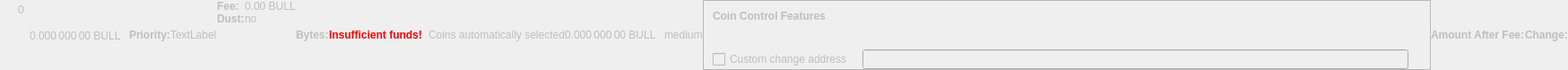
    <widget class="QWidget" name="dummyHideWidget" native="true">
     <property name="enabled">
      <bool>false</bool>
     </property>
     <property name="maximumSize">
      <size>
       <width>100</width>
       <height>22</height>
      </size>
     </property>
     <layout class="QHBoxLayout" name="dummyHideLayout">
      <property name="spacing">
       <number>0</number>
      </property>
      <property name="leftMargin">
       <number>0</number>
      </property>
      <property name="topMargin">
       <number>0</number>
      </property>
      <property name="rightMargin">
       <number>0</number>
      </property>
      <property name="bottomMargin">
       <number>0</number>
      </property>
      <item>
       <layout class="QFormLayout" name="formLayoutCoinControl1">
        <property name="horizontalSpacing">
         <number>10</number>
        </property>
        <property name="verticalSpacing">
         <number>14</number>
        </property>
        <property name="leftMargin">
         <number>10</number>
        </property>
        <property name="topMargin">
         <number>4</number>
        </property>
        <property name="rightMargin">
         <number>6</number>
        </property>
        <item row="0" column="1">
         <widget class="QLabel" name="labelCoinControlBytes">
          <property name="cursor">
           <cursorShape>IBeamCursor</cursorShape>
          </property>
          <property name="contextMenuPolicy">
           <enum>Qt::ActionsContextMenu</enum>
          </property>
          <property name="text">
           <string notr="true">0</string>
          </property>
          <property name="textInteractionFlags">
           <set>Qt::LinksAccessibleByMouse|Qt::TextSelectableByKeyboard|Qt::TextSelectableByMouse</set>
          </property>
         </widget>
        </item>
       </layout>
      </item>
      <item>
       <widget class="QLabel" name="labelCoinControlAfterFee">
        <property name="enabled">
         <bool>false</bool>
        </property>
        <property name="sizePolicy">
         <sizepolicy hsizetype="Fixed" vsizetype="Fixed">
          <horstretch>0</horstretch>
          <verstretch>0</verstretch>
         </sizepolicy>
        </property>
        <property name="minimumSize">
         <size>
          <width>111</width>
          <height>12</height>
         </size>
        </property>
        <property name="maximumSize">
         <size>
          <width>111</width>
          <height>12</height>
         </size>
        </property>
        <property name="cursor">
         <cursorShape>IBeamCursor</cursorShape>
        </property>
        <property name="contextMenuPolicy">
         <enum>Qt::ActionsContextMenu</enum>
        </property>
        <property name="text">
         <string notr="true">0.000 000 00 BULL</string>
        </property>
        <property name="textInteractionFlags">
         <set>Qt::LinksAccessibleByMouse|Qt::TextSelectableByKeyboard|Qt::TextSelectableByMouse</set>
        </property>
       </widget>
      </item>
      <item>
       <widget class="QLabel" name="labelCoinControlPriorityText">
        <property name="enabled">
         <bool>false</bool>
        </property>
        <property name="font">
         <font>
          <weight>75</weight>
          <bold>true</bold>
         </font>
        </property>
        <property name="text">
         <string>Priority:</string>
        </property>
       </widget>
      </item>
      <item>
       <layout class="QHBoxLayout" name="horizontalLayout">
        <item>
         <widget class="QLabel" name="WarningLabel">
          <property name="text">
           <string>TextLabel</string>
          </property>
         </widget>
        </item>
       </layout>
      </item>
      <item>
       <layout class="QFormLayout" name="formLayoutCoinControl3">
        <property name="horizontalSpacing">
         <number>0</number>
        </property>
        <property name="verticalSpacing">
         <number>0</number>
        </property>
        <property name="leftMargin">
         <number>0</number>
        </property>
        <property name="topMargin">
         <number>0</number>
        </property>
        <property name="rightMargin">
         <number>0</number>
        </property>
        <item row="0" column="0">
         <widget class="QLabel" name="labelCoinControlFeeText">
          <property name="enabled">
           <bool>false</bool>
          </property>
          <property name="font">
           <font>
            <weight>75</weight>
            <bold>true</bold>
           </font>
          </property>
          <property name="text">
           <string>Fee:</string>
          </property>
          <property name="margin">
           <number>0</number>
          </property>
         </widget>
        </item>
        <item row="0" column="1">
         <widget class="QLabel" name="labelCoinControlFee">
          <property name="enabled">
           <bool>false</bool>
          </property>
          <property name="cursor">
           <cursorShape>IBeamCursor</cursorShape>
          </property>
          <property name="contextMenuPolicy">
           <enum>Qt::ActionsContextMenu</enum>
          </property>
          <property name="text">
           <string notr="true">0.00 BULL</string>
          </property>
          <property name="textInteractionFlags">
           <set>Qt::LinksAccessibleByMouse|Qt::TextSelectableByKeyboard|Qt::TextSelectableByMouse</set>
          </property>
         </widget>
        </item>
        <item row="1" column="0">
         <widget class="QLabel" name="labelCoinControlLowOutputText">
          <property name="enabled">
           <bool>false</bool>
          </property>
          <property name="font">
           <font>
            <weight>75</weight>
            <bold>true</bold>
           </font>
          </property>
          <property name="text">
           <string>Dust:</string>
          </property>
         </widget>
        </item>
        <item row="1" column="1">
         <widget class="QLabel" name="labelCoinControlLowOutput">
          <property name="enabled">
           <bool>false</bool>
          </property>
          <property name="cursor">
           <cursorShape>IBeamCursor</cursorShape>
          </property>
          <property name="contextMenuPolicy">
           <enum>Qt::ActionsContextMenu</enum>
          </property>
          <property name="text">
           <string>no</string>
          </property>
          <property name="textInteractionFlags">
           <set>Qt::LinksAccessibleByMouse|Qt::TextSelectableByKeyboard|Qt::TextSelectableByMouse</set>
          </property>
         </widget>
        </item>
       </layout>
      </item>
      <item>
       <widget class="QLabel" name="labelCoinControlBytesText">
        <property name="enabled">
         <bool>false</bool>
        </property>
        <property name="font">
         <font>
          <weight>75</weight>
          <bold>true</bold>
         </font>
        </property>
        <property name="text">
         <string>Bytes:</string>
        </property>
       </widget>
      </item>
      <item>
       <layout class="QFormLayout" name="formLayoutCoinControl2">
        <property name="horizontalSpacing">
         <number>0</number>
        </property>
        <property name="verticalSpacing">
         <number>0</number>
        </property>
        <property name="leftMargin">
         <number>0</number>
        </property>
        <property name="topMargin">
         <number>0</number>
        </property>
        <property name="rightMargin">
         <number>0</number>
        </property>
       </layout>
      </item>
      <item>
       <layout class="QHBoxLayout" name="horizontalLayoutCoinControl2">
        <property name="spacing">
         <number>0</number>
        </property>
        <property name="bottomMargin">
         <number>0</number>
        </property>
       </layout>
      </item>
      <item>
       <widget class="QLabel" name="labelCoinControlInsuffFunds">
        <property name="enabled">
         <bool>false</bool>
        </property>
        <property name="minimumSize">
         <size>
          <width>0</width>
          <height>0</height>
         </size>
        </property>
        <property name="font">
         <font>
          <weight>75</weight>
          <bold>true</bold>
         </font>
        </property>
        <property name="styleSheet">
         <string notr="true">color:red;font-weight:bold;</string>
        </property>
        <property name="text">
         <string>Insufficient funds!</string>
        </property>
        <property name="margin">
         <number>5</number>
        </property>
       </widget>
      </item>
      <item>
       <layout class="QFormLayout" name="formLayoutCoinControl4">
        <property name="horizontalSpacing">
         <number>0</number>
        </property>
        <property name="verticalSpacing">
         <number>0</number>
        </property>
        <property name="leftMargin">
         <number>0</number>
        </property>
        <property name="topMargin">
         <number>0</number>
        </property>
        <property name="rightMargin">
         <number>0</number>
        </property>
       </layout>
      </item>
      <item>
       <widget class="QLabel" name="labelCoinControlChangeLabel">
        <property name="enabled">
         <bool>false</bool>
        </property>
        <property name="sizePolicy">
         <sizepolicy hsizetype="Preferred" vsizetype="Expanding">
          <horstretch>0</horstretch>
          <verstretch>0</verstretch>
         </sizepolicy>
        </property>
        <property name="minimumSize">
         <size>
          <width>0</width>
          <height>0</height>
         </size>
        </property>
        <property name="text">
         <string/>
        </property>
        <property name="margin">
         <number>3</number>
        </property>
       </widget>
      </item>
      <item>
       <widget class="QLabel" name="labelCoinControlAutomaticallySelected">
        <property name="enabled">
         <bool>false</bool>
        </property>
        <property name="sizePolicy">
         <sizepolicy hsizetype="Fixed" vsizetype="Fixed">
          <horstretch>0</horstretch>
          <verstretch>0</verstretch>
         </sizepolicy>
        </property>
        <property name="minimumSize">
         <size>
          <width>0</width>
          <height>0</height>
         </size>
        </property>
        <property name="maximumSize">
         <size>
          <width>240</width>
          <height>16777215</height>
         </size>
        </property>
        <property name="text">
         <string>Coins automatically selected</string>
        </property>
        <property name="margin">
         <number>5</number>
        </property>
       </widget>
      </item>
      <item>
       <widget class="QLabel" name="labelCoinControlChange">
        <property name="enabled">
         <bool>false</bool>
        </property>
        <property name="sizePolicy">
         <sizepolicy hsizetype="Fixed" vsizetype="Fixed">
          <horstretch>0</horstretch>
          <verstretch>0</verstretch>
         </sizepolicy>
        </property>
        <property name="minimumSize">
         <size>
          <width>111</width>
          <height>0</height>
         </size>
        </property>
        <property name="maximumSize">
         <size>
          <width>111</width>
          <height>16777215</height>
         </size>
        </property>
        <property name="cursor">
         <cursorShape>IBeamCursor</cursorShape>
        </property>
        <property name="contextMenuPolicy">
         <enum>Qt::ActionsContextMenu</enum>
        </property>
        <property name="text">
         <string notr="true">0.000 000 00 BULL</string>
        </property>
        <property name="textInteractionFlags">
         <set>Qt::LinksAccessibleByMouse|Qt::TextSelectableByKeyboard|Qt::TextSelectableByMouse</set>
        </property>
       </widget>
      </item>
      <item>
       <widget class="QLabel" name="labelCoinControlPriority">
        <property name="enabled">
         <bool>false</bool>
        </property>
        <property name="cursor">
         <cursorShape>IBeamCursor</cursorShape>
        </property>
        <property name="contextMenuPolicy">
         <enum>Qt::ActionsContextMenu</enum>
        </property>
        <property name="text">
         <string>medium</string>
        </property>
        <property name="textInteractionFlags">
         <set>Qt::LinksAccessibleByMouse|Qt::TextSelectableByKeyboard|Qt::TextSelectableByMouse</set>
        </property>
       </widget>
      </item>
      <item>
       <widget class="QFrame" name="frameCoinControl">
        <property name="sizePolicy">
         <sizepolicy hsizetype="Expanding" vsizetype="Expanding">
          <horstretch>0</horstretch>
          <verstretch>0</verstretch>
         </sizepolicy>
        </property>
        <property name="maximumSize">
         <size>
          <width>16777215</width>
          <height>16777215</height>
         </size>
        </property>
        <property name="frameShape">
         <enum>QFrame::StyledPanel</enum>
        </property>
        <property name="frameShadow">
         <enum>QFrame::Sunken</enum>
        </property>
        <layout class="QVBoxLayout" name="verticalLayoutCoinControl2_2">
         <property name="spacing">
          <number>0</number>
         </property>
         <property name="leftMargin">
          <number>0</number>
         </property>
         <property name="topMargin">
          <number>0</number>
         </property>
         <property name="rightMargin">
          <number>0</number>
         </property>
         <property name="bottomMargin">
          <number>0</number>
         </property>
         <item>
          <layout class="QVBoxLayout" name="verticalLayoutCoinControl" stretch="0,0,0,1">
           <property name="spacing">
            <number>0</number>
           </property>
           <property name="leftMargin">
            <number>10</number>
           </property>
           <property name="topMargin">
            <number>10</number>
           </property>
           <item>
            <layout class="QHBoxLayout" name="horizontalLayoutCoinControl1">
             <property name="bottomMargin">
              <number>15</number>
             </property>
             <item>
              <widget class="QLabel" name="labelCoinControlFeatures">
               <property name="enabled">
                <bool>false</bool>
               </property>
               <property name="sizePolicy">
                <sizepolicy hsizetype="Preferred" vsizetype="Maximum">
                 <horstretch>0</horstretch>
                 <verstretch>0</verstretch>
                </sizepolicy>
               </property>
               <property name="font">
                <font>
                 <weight>75</weight>
                 <bold>true</bold>
                </font>
               </property>
               <property name="styleSheet">
                <string notr="true">font-weight:bold;</string>
               </property>
               <property name="text">
                <string>Coin Control Features</string>
               </property>
              </widget>
             </item>
            </layout>
           </item>
           <item>
            <widget class="QWidget" name="widgetCoinControl" native="true">
             <property name="sizePolicy">
              <sizepolicy hsizetype="Preferred" vsizetype="Preferred">
               <horstretch>0</horstretch>
               <verstretch>0</verstretch>
              </sizepolicy>
             </property>
             <property name="minimumSize">
              <size>
               <width>0</width>
               <height>0</height>
              </size>
             </property>
             <property name="styleSheet">
              <string notr="true"/>
             </property>
             <layout class="QHBoxLayout" name="horizontalLayoutCoinControl5_2">
              <property name="leftMargin">
               <number>0</number>
              </property>
              <property name="topMargin">
               <number>0</number>
              </property>
              <property name="rightMargin">
               <number>0</number>
              </property>
              <property name="bottomMargin">
               <number>0</number>
              </property>
              <item>
               <layout class="QHBoxLayout" name="horizontalLayoutCoinControl3">
                <property name="spacing">
                 <number>20</number>
                </property>
                <property name="topMargin">
                 <number>0</number>
                </property>
                <property name="bottomMargin">
                 <number>10</number>
                </property>
               </layout>
              </item>
             </layout>
            </widget>
           </item>
           <item>
            <layout class="QHBoxLayout" name="horizontalLayoutCoinControl4" stretch="0,0,0">
             <property name="spacing">
              <number>12</number>
             </property>
             <property name="sizeConstraint">
              <enum>QLayout::SetDefaultConstraint</enum>
             </property>
             <property name="topMargin">
              <number>5</number>
             </property>
             <property name="rightMargin">
              <number>5</number>
             </property>
             <item>
              <widget class="QCheckBox" name="checkBoxCoinControlChange">
               <property name="enabled">
                <bool>false</bool>
               </property>
               <property name="toolTip">
                <string>If this is activated, but the change address is empty or invalid, change will be sent to a newly generated address.</string>
               </property>
               <property name="text">
                <string>Custom change address</string>
               </property>
              </widget>
             </item>
             <item>
              <widget class="QValidatedLineEdit" name="lineEditCoinControlChange">
               <property name="enabled">
                <bool>false</bool>
               </property>
               <property name="sizePolicy">
                <sizepolicy hsizetype="Expanding" vsizetype="Fixed">
                 <horstretch>0</horstretch>
                 <verstretch>0</verstretch>
                </sizepolicy>
               </property>
              </widget>
             </item>
             <item>
              <widget class="QLabel" name="labelCoinControlChangeLabel_2">
               <property name="sizePolicy">
                <sizepolicy hsizetype="Preferred" vsizetype="Expanding">
                 <horstretch>0</horstretch>
                 <verstretch>0</verstretch>
                </sizepolicy>
               </property>
               <property name="minimumSize">
                <size>
                 <width>0</width>
                 <height>0</height>
                </size>
               </property>
               <property name="text">
                <string/>
               </property>
               <property name="margin">
                <number>3</number>
               </property>
              </widget>
             </item>
            </layout>
           </item>
           <item>
            <spacer name="verticalSpacerCoinControl">
             <property name="orientation">
              <enum>Qt::Vertical</enum>
             </property>
             <property name="sizeHint" stdset="0">
              <size>
               <width>800</width>
               <height>1</height>
              </size>
             </property>
            </spacer>
           </item>
          </layout>
         </item>
        </layout>
       </widget>
      </item>
      <item>
       <widget class="QLabel" name="labelCoinControlAfterFeeText">
        <property name="enabled">
         <bool>false</bool>
        </property>
        <property name="minimumSize">
         <size>
          <width>0</width>
          <height>0</height>
         </size>
        </property>
        <property name="maximumSize">
         <size>
          <width>16777215</width>
          <height>16777215</height>
         </size>
        </property>
        <property name="font">
         <font>
          <weight>75</weight>
          <bold>true</bold>
         </font>
        </property>
        <property name="text">
         <string>Amount After Fee:</string>
        </property>
        <property name="alignment">
         <set>Qt::AlignLeading|Qt::AlignLeft|Qt::AlignVCenter</set>
        </property>
        <property name="margin">
         <number>0</number>
        </property>
       </widget>
      </item>
      <item>
       <widget class="QLabel" name="labelCoinControlChangeText">
        <property name="enabled">
         <bool>false</bool>
        </property>
        <property name="sizePolicy">
         <sizepolicy hsizetype="Preferred" vsizetype="Preferred">
          <horstretch>0</horstretch>
          <verstretch>0</verstretch>
         </sizepolicy>
        </property>
        <property name="minimumSize">
         <size>
          <width>0</width>
          <height>0</height>
         </size>
        </property>
        <property name="maximumSize">
         <size>
          <width>16777215</width>
          <height>16777215</height>
         </size>
        </property>
        <property name="font">
         <font>
          <weight>75</weight>
          <bold>true</bold>
         </font>
        </property>
        <property name="text">
         <string>Change:</string>
        </property>
        <property name="alignment">
         <set>Qt::AlignLeading|Qt::AlignLeft|Qt::AlignVCenter</set>
        </property>
       </widget>
      </item>
     </layout>
    </widget>
